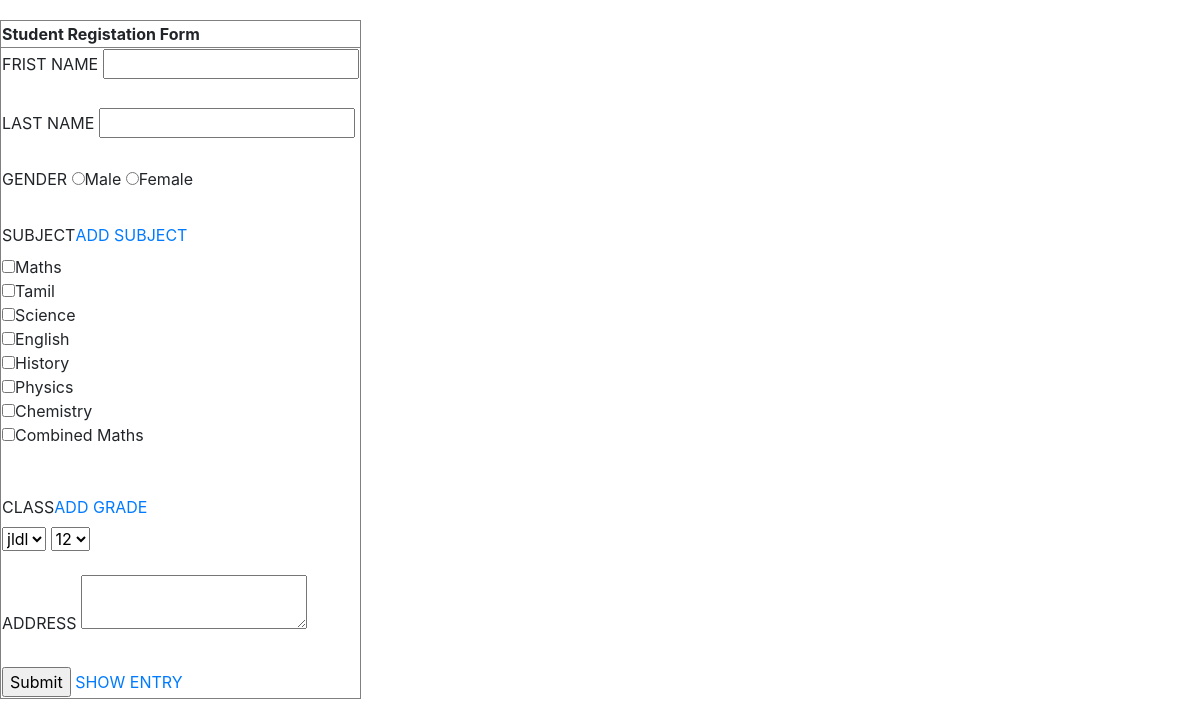
Page /student/create.php on the committed database.
### tables this page shows
CREATE TABLE IF NOT EXISTS `subjects` (
  `id` int(100) NOT NULL AUTO_INCREMENT,
  `subjectname` varchar(110) NOT NULL,
  `subjectindex` varchar(110) NOT NULL,
  `suborder` varchar(110) NOT NULL,
  `subcolour` varchar(110) NOT NULL,
  PRIMARY KEY (`id`)
);

### student/create.php (the view, shortened to what this page needs)
<?php
include ('../index.php');
?>
<?php
   require_once('../config.php');
        $sql = "SELECT * FROM stdata ";
        $s="SELECT * FROM subjects";
        $s1="SELECT * FROM stdata";
        $res = mysqli_query($con,$s);
        $res1 = mysqli_query($con,$s1);
        $result = mysqli_query($con,$sql);
?>
    <table border="1" >
        <th>Student Registation Form</th>
        <tr>
            <td>
                <form action="<?php echo ($_SERVER["PHP_SELF"]);?>" method="POST">
                     <label for="fname">FRIST NAME</label>
                        <input type="text" name="fname" id="fname">
                        <br><br>
                        <label for="lname">LAST NAME</label>
                        <input type="text" name="lname" id="lname"value>
                        <br><br>
                        <label for="gender">GENDER</label>
                        <input type="radio" id="male" name="gender" value="male">Male
                        <input type="radio" id="female" name="gender" value="female">Female
                        <br><br>
                        <label >SUBJECT</label><a href="http://aaron.com/student_management_system/subject/create.php">ADD SUBJECT</a><br>
                            <?php
                            while($row1=mysqli_fetch_array($res)){
                            ?>
                            <input type="checkbox"  name="sub[]" value="<?php echo $row1['id'];?>"><?php echo $row1['subjectname'];?>
                            <br>
                            <?php
                            }
                            ?>
                        <br><br>
                        <label for="grade">CLASS</label><a href="http://aaron.com/student_management_system/grade/create.php">ADD GRADE</a><br>
                        <select name="grade" id="grade" >
                            <?php
                            while($row=mysqli_fetch_array($result)){
                            ?>
                            <option value="<?php echo $row['id'];?>"><?php echo $row['gname'];?></option>
                            <?php
                            }
                            ?>
                        </select>
                        <select name="sec" id="grade" >
                        <?php
                            while($ro=mysqli_fetch_array($res1)){
                            ?>
                            <option value="<?php echo $ro['id'];?>"><?php echo $ro['gorder'];?></option>
                            <?php
                            }
                            ?>
                        </select>
                        <br><br>
                        <label for="address">ADDRESS</label>
                        <textarea name="address" id="address"></textarea>
                        <br><br>
                        <input type="submit">
                        <a href="index.php">SHOW ENTRY</a>
                        <br>
                </form>
            </td>
        </tr>
    </table>

### rows in the picture
subjects: subjectname "Maths"
subjects: subjectname "Tamil"
subjects: subjectname "Science"
subjects: subjectname "English"
subjects: subjectname "History"
subjects: subjectname "Physics"
subjects: subjectname "Chemistry"
subjects: subjectname "Combined Maths"

### other values in the picture
form field grade "jldl"
form field sec "12"
